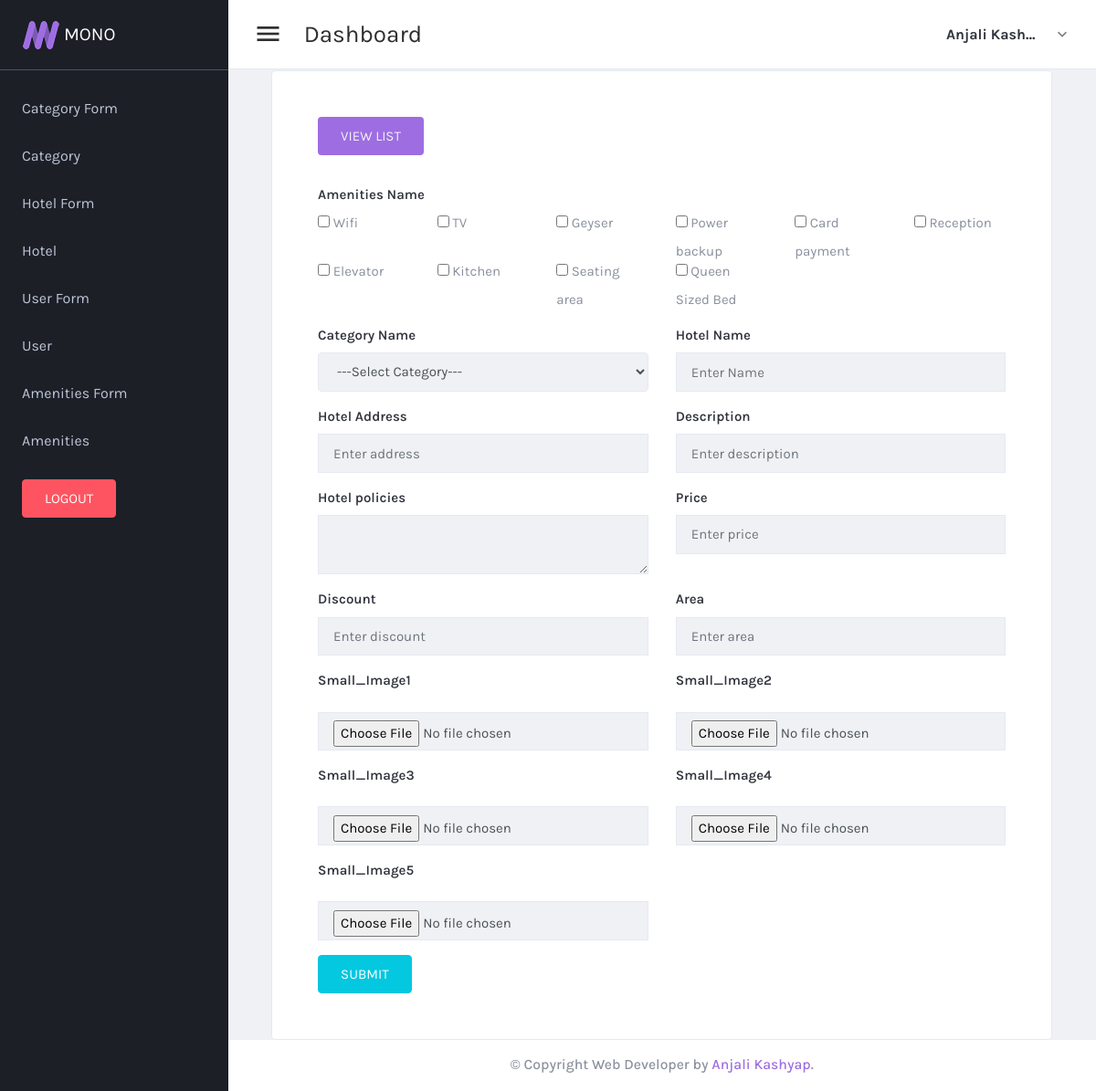
Screenshot of /admin/hotel.php (signed in) with the database file from the repository.
### tables this page shows
CREATE TABLE `icons` (
  `id` int(11) NOT NULL,
  `icon` varchar(50) NOT NULL,
  `iconname` varchar(50) NOT NULL,
  `status` tinyint(1) NOT NULL,
  `createddate` datetime NOT NULL
);

### admin/hotel.php (the view, shortened to what this page needs)
<?php
	include "conn/conn.php";
	$row = null;
	$amenitiessql = "select * from icons";
	$amenitiesquery = mysqli_query($conn, $amenitiessql);
?>
<!DOCTYPE html>
<html lang="en" dir="ltr">
	<head>
		<?php include "include/header_script.php";?>
	</head>
	<body class="navbar-fixed sidebar-fixed" id="body">
		<div class="wrapper">
			<?php
				include "include/sidenav.php";
			?>
			<div class="page-wrapper">
				<?php
					include "include/topnav.php";
				?>
				<div class="content-wrapper">
					<div class="card card-default mx-auto my-auto py-4 px-4" style="margin-top:0; width:90%;">
						<div class="card-header">
							<a class="btn text-light float-right" href="hotel_table.php" style="width:fit-content; background:#9e6de2; display:flex; place-self:flex-end">View List</a>
						</div>
						<div class="card-body">
							<div class="row">
								<div class="col-md-12">
									<div class="form-group">
										<label for="hotel_name">Amenities Name</label>
										<?php
											if($row != null){
										?>
										<div class="row">
											<?php
												while($amenitiesrow = mysqli_fetch_assoc($amenitiesquery)){
														$editarray = explode(',', $row['amenities']);
														$isarray = in_array($amenitiesrow['id'], $editarray);
											?>
												<div class="col-md-2">
													<input type="checkbox" class="rounded-0 bg-light mb-3 amenities" value="<?php echo $amenitiesrow['id']; ?>" <?php echo $isarray ? 'checked' : ''; ?> /> <?php echo $amenitiesrow['iconname']; ?>
												</div>
												<div id="validamenities"></div>
											<?php
												}
											?>
										</div>
										<?php
											}else{
										?>
										<div class="row">
											<?php
												while($amenitiesrow = mysqli_fetch_assoc($amenitiesquery)){
											?>
												<div class="col-md-2">
													<input type="checkbox" class="rounded-0 bg-light mb-3 amenities" value="<?php echo $amenitiesrow['id']; ?>" /> <?php echo $amenitiesrow['iconname']; ?>
												</div>
											<?php
												}
											?>
										</div>
										<?php
											}
										?>
									</div>
								</div>
								<div class="col-md-6">
									<div class="form-group">
										<label for="category">Category Name</label>
										<select class="form-control bg-light" id="category">
												<option value="">---Select Category---</option>
										</select>
									</div>
								</div>
								<div class="col-md-6">
									<div class="form-group">
										<label for="hotel_name">Hotel Name</label>
										<input type="text" class="form-control rounded-0 bg-light" id="hotel_name" placeholder="Enter Name" value="<?php echo $row !=null ? $row['hotel_name'] : '' ?>">
									</div>
								</div>
								<div class="col-md-6">
									<div class="form-group">
										<label for="hotel_address">Hotel Address</label>
										<input type="text" class="form-control rounded-0 bg-light" id="hotel_address" placeholder="Enter address" value="<?php echo $row !=null ? $row['hotel_address'] : '' ?>">
									</div>
								</div>
								<div class="col-md-6">
									<div class="form-group">
										<label for="description">Description</label>
										<input type="text" class="form-control rounded-0 bg-light" id="description" placeholder="Enter description" value="<?php echo $row !=null ? $row['description'] : '' ?>">
									</div>
								</div>
								<div class="col-md-6">
									<div class="form-group">
										<label for="policies">Hotel policies</label>
										<textarea id="policies" name="content" class="form-control rounded-0 bg-light"><?php echo $row !=null ? $row['policies'] : '' ?></textarea>
									</div>
								</div>
								<div class="col-md-6">
									<div class="form-group">
										<label for="price">Price</label>
										<input type="text" class="form-control rounded-0 bg-light" id="price" placeholder="Enter price" value="<?php echo $row !=null ? $row['price'] : '' ?>">
									</div>
								</div>
								<div class="col-md-6">
									<div class="form-group">
										<label for="discount">Discount</label>
										<input type="text" class="form-control rounded-0 bg-light" id="discount" placeholder="Enter discount" value="<?php echo $row !=null ? $row['discount'] : '' ?>">
									</div>
								</div>
								<div class="col-md-6">
									<div class="form-group">
										<label for="area">Area</label>
										<input type="text" class="form-control rounded-0 bg-light" id="area" placeholder="Enter area" value="<?php echo $row !=null ? $row['area'] : '' ?>">
									</div>
								</div>
								<div class="col-md-6">
									<div class="form-group">
										<label for="shortimagea">Small_Image1</label>
										<input type="file" class="form-control rounded-0 bg-light" id="image_a" placeholder="" value="<?php echo $row !=null ? $row['imagea'] : '' ?>">
									</div>
								</div>
								<div class="col-md-6">
									<div class="form-group">
										<label for="shortimageb">Small_Image2</label>
										<input type="file" class="form-control rounded-0 bg-light" id="image_b" placeholder="" value="<?php echo $row !=null ? $row['imageb'] : '' ?>">
									</div>
								</div>
								<div class="col-md-6">
									<div class="form-group">
										<label for="shortimagec">Small_Image3</label>
										<input type="file" class="form-control rounded-0 bg-light" id="image_c" placeholder="" value="<?php echo $row !=null ? $row['imagec'] : '' ?>">
									</div>
								</div>
								<div class="col-md-6">
									<div class="form-group">
										<label for="shortimaged">Small_Image4</label>
										<input type="file" class="form-control rounded-0 bg-light" id="image_d" placeholder="" value="<?php echo $row !=null ? $row['imaged'] : '' ?>">
									</div>
								</div>
								<div class="col-md-6">
									<div class="form-group">
										<label for="shortimagee">Small_Image5</label>
										<input type="file" class="form-control rounded-0 bg-light" id="image_e" placeholder="" value="<?php echo $row !=null ? $row['imagee'] : '' ?>">
									</div>
								</div>
							</div>
							<?php
								if($row != null){
							?>
								<button type="submit" class="btn btn-info update">Update</button>
							<?php
								}else{
							?>
								<button type="submit" class="btn btn-info submit">Submit</button>
							<?php
								}
							?>
						</div>
					</div>
					<footer class="footer mt-auto">
						<div class="copyright bg-white">
						  <p class="text-center">
							&copy; <span id="copy-year"></span> Copyright Web Developer by <a class="text-primary" href="#" target="_blank" >Anjali Kashyap</a>.
						  </p>
						</div>
					</footer>
				</div>
			</div>
		</div>
  </body>
</html>

### rows the page displays
icons: iconname "Wifi"
icons: iconname "TV"
icons: iconname "Geyser"
icons: iconname "Power backup"
icons: iconname "Card payment"
icons: iconname "Reception"
icons: iconname "Elevator"
icons: iconname "Kitchen"
icons: iconname "Seating area"
icons: iconname "Queen Sized Bed"
